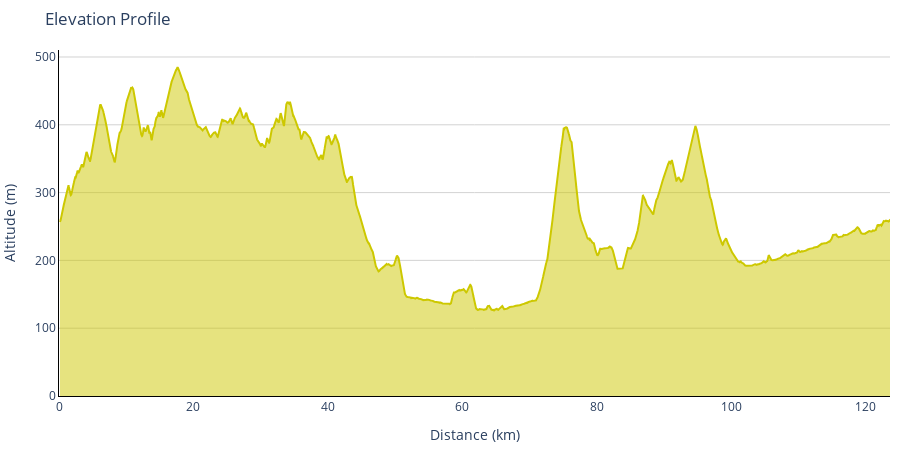

Notebook code cell kept with this figure:
### Code cell
elevation_profile_fig = plot_elevation_profile(data)
# Save plot as PNG file
pio.write_image(elevation_profile_fig, 'visuals/elevation_profile_plot.png', width=1200, height=400)

elevation_profile_fig

### Figure 1 — Plotly figure (JSON) as saved in the notebook; plotly's stock layout.template omitted (floating-point values rounded to 4 significant figures; data arrays with more than 128 entries replaced by an {"elided": "..."} marker saying what was removed)
{"data": [{"customdata": {"elided": "13541x2 mixed values"}, "fill": "tozeroy", "hovertemplate": "Time elapsed: %{customdata[0]}<br>Distance: %{x:.2f} km<br>Altitude: %{y:.0f} m<br>Grade: %{customdata[1]}", "marker": {"color": "rgb(205, 200, 0)"}, "mode": "lines", "name": "", "type": "scatter", "x": {"elided": "13541 float values"}, "y": {"elided": "13541 float values"}}], "layout": {"height": 450, "hovermode": "closest", "margin": {"b": 10, "l": 10, "r": 10, "t": 50}, "plot_bgcolor": "rgba(0,0,0,0)", "title": {"text": "Elevation Profile"}, "xaxis": {"linecolor": "black", "showgrid": true, "title": {"text": "Distance (km)"}}, "yaxis": {"gridcolor": "lightgrey", "gridwidth": 1, "linecolor": "black", "showgrid": true, "title": {"text": "Altitude (m)"}}}}
